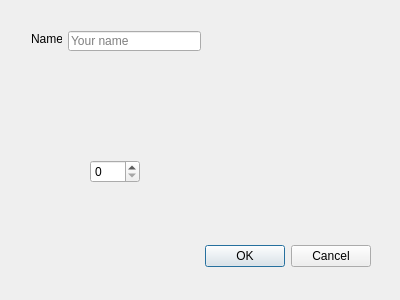
<?xml version="1.0" encoding="UTF-8"?>
<ui version="4.0">
 <class>user_input_dialog</class>
 <widget class="QDialog" name="user_input_dialog">
  <property name="geometry">
   <rect>
    <x>0</x>
    <y>0</y>
    <width>400</width>
    <height>300</height>
   </rect>
  </property>
  <property name="windowTitle">
   <string>New user</string>
  </property>
  <widget class="QDialogButtonBox" name="buttonBox">
   <property name="geometry">
    <rect>
     <x>30</x>
     <y>240</y>
     <width>341</width>
     <height>32</height>
    </rect>
   </property>
   <property name="orientation">
    <enum>Qt::Horizontal</enum>
   </property>
   <property name="standardButtons">
    <set>QDialogButtonBox::Cancel|QDialogButtonBox::Ok</set>
   </property>
  </widget>
  <widget class="QLabel" name="name_label">
   <property name="geometry">
    <rect>
     <x>31</x>
     <y>31</y>
     <width>31</width>
     <height>16</height>
    </rect>
   </property>
   <property name="text">
    <string>Name:</string>
   </property>
  </widget>
  <widget class="QLineEdit" name="name_input">
   <property name="geometry">
    <rect>
     <x>68</x>
     <y>31</y>
     <width>133</width>
     <height>20</height>
    </rect>
   </property>
   <property name="toolTip">
    <string>Please fill in your name...</string>
   </property>
   <property name="whatsThis">
    <string>In this field you can fill your full name!</string>
   </property>
   <property name="text">
    <string/>
   </property>
   <property name="frame">
    <bool>true</bool>
   </property>
   <property name="placeholderText">
    <string>Your name</string>
   </property>
  </widget>
  <widget class="QSpinBox" name="spinBox">
   <property name="geometry">
    <rect>
     <x>90</x>
     <y>160</y>
     <width>50</width>
     <height>23</height>
    </rect>
   </property>
  </widget>
  <zorder>name_label</zorder>
  <zorder>name_input</zorder>
  <zorder>buttonBox</zorder>
  <zorder>spinBox</zorder>
 </widget>
 <resources/>
 <connections>
  <connection>
   <sender>buttonBox</sender>
   <signal>accepted()</signal>
   <receiver>user_input_dialog</receiver>
   <slot>accept()</slot>
   <hints>
    <hint type="sourcelabel">
     <x>248</x>
     <y>254</y>
    </hint>
    <hint type="destinationlabel">
     <x>157</x>
     <y>274</y>
    </hint>
   </hints>
  </connection>
  <connection>
   <sender>buttonBox</sender>
   <signal>rejected()</signal>
   <receiver>user_input_dialog</receiver>
   <slot>reject()</slot>
   <hints>
    <hint type="sourcelabel">
     <x>316</x>
     <y>260</y>
    </hint>
    <hint type="destinationlabel">
     <x>286</x>
     <y>274</y>
    </hint>
   </hints>
  </connection>
 </connections>
</ui>
